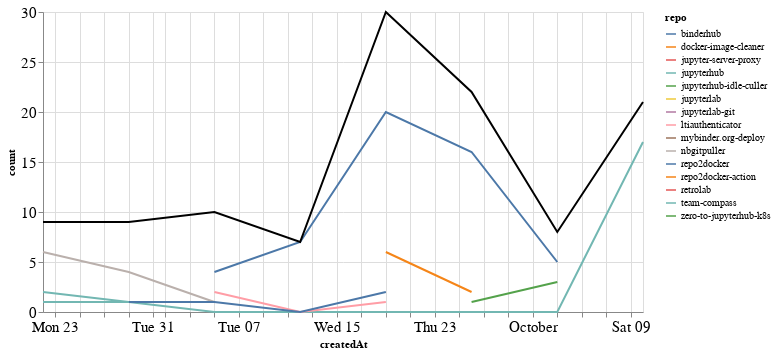

The notebook cell saved with this chart:
### Markdown cell above
### Comments

### Code cell
comments_time = comments.groupby('repo').resample('W', on='createdAt').count()['author'].reset_index()
comments_time = comments_time.rename(columns={'author': 'count'})
comments_time_total = comments_time.groupby('createdAt').agg({"count": "sum"}).reset_index()
ch1 = alt.Chart(comments_time, width=600).mark_line().encode(
    x='createdAt',
    y='count',
    color='repo',
    tooltip="repo"
)

ch2 = alt.Chart(comments_time_total, width=600).mark_line(color="black").encode(
    x='createdAt',
    y='count',
)

ch1 + ch2

### Figure 1 — Vega-Lite specification as saved in the notebook (floating-point values rounded to 4 significant figures)
{"config": {"axisLeft": {"labelFontSize": 15}, "axisBottom": {"labelFontSize": 15}}, "layer": [{"data": {"name": "data-87c63623a2ae3ea077fc8a49223be964"}, "mark": "line", "encoding": {"color": {"type": "nominal", "field": "repo"}, "tooltip": {"type": "nominal", "field": "repo"}, "x": {"type": "temporal", "field": "createdAt"}, "y": {"type": "quantitative", "field": "count"}}, "width": 600}, {"data": {"name": "data-c192b06c1ffcdd68468a9f4b29a8c8dc"}, "mark": {"type": "line", "color": "black"}, "encoding": {"x": {"type": "temporal", "field": "createdAt"}, "y": {"type": "quantitative", "field": "count"}}, "width": 600}], "$schema": "https://vega.github.io/schema/vega-lite/v4.8.1.json", "datasets": {"data-87c63623a2ae3ea077fc8a49223be964": [{"repo": "binderhub", "createdAt": "2021-09-05T00:00:00", "count": 4}, {"repo": "binderhub", "createdAt": "2021-09-12T00:00:00", "count": 7}, {"repo": "binderhub", "createdAt": "2021-09-19T00:00:00", "count": 20}, {"repo": "binderhub", "createdAt": "2021-09-26T00:00:00", "count": 16}, {"repo": "binderhub", "createdAt": "2021-10-03T00:00:00", "count": 5}, {"repo": "docker-image-cleaner", "createdAt": "2021-09-19T00:00:00", "count": 6}, {"repo": "docker-image-cleaner", "createdAt": "2021-09-26T00:00:00", "count": 2}, {"repo": "jupyter-server-proxy", "createdAt": "2021-08-29T00:00:00", "count": 2}, {"repo": "jupyterhub", "createdAt": "2021-08-22T00:00:00", "count": 2}, {"repo": "jupyterhub", "createdAt": "2021-08-29T00:00:00", "count": 1}, {"repo": "jupyterhub", "createdAt": "2021-09-05T00:00:00", "count": 0}, {"repo": "jupyterhub", "createdAt": "2021-09-12T00:00:00", "count": 0}, {"repo": "jupyterhub", "createdAt": "2021-09-19T00:00:00", "count": 0}, {"repo": "jupyterhub", "createdAt": "2021-09-26T00:00:00", "count": 0}, {"repo": "jupyterhub", "createdAt": "2021-10-03T00:00:00", "count": 0}, {"repo": "jupyterhub", "createdAt": "2021-10-10T00:00:00", "count": 17}, {"repo": "jupyterhub-idle-culler", "createdAt": "2021-09-26T00:00:00", "count": 1}, {"repo": "jupyterlab", "createdAt": "2021-10-10T00:00:00", "count": 1}, {"repo": "jupyterlab-git", "createdAt": "2021-10-10T00:00:00", "count": 3}, {"repo": "ltiauthenticator", "createdAt": "2021-09-05T00:00:00", "count": 2}, {"repo": "ltiauthenticator", "createdAt": "2021-09-12T00:00:00", "count": 0}, {"repo": "ltiauthenticator", "createdAt": "2021-09-19T00:00:00", "count": 1}, {"repo": "mybinder.org-deploy", "createdAt": "2021-09-26T00:00:00", "count": 2}, {"repo": "nbgitpuller", "createdAt": "2021-08-22T00:00:00", "count": 6}, {"repo": "nbgitpuller", "createdAt": "2021-08-29T00:00:00", "count": 4}, {"repo": "nbgitpuller", "createdAt": "2021-09-05T00:00:00", "count": 1}, {"repo": "repo2docker", "createdAt": "2021-08-29T00:00:00", "count": 1}, {"repo": "repo2docker", "createdAt": "2021-09-05T00:00:00", "count": 1}, {"repo": "repo2docker", "createdAt": "2021-09-12T00:00:00", "count": 0}, {"repo": "repo2docker", "createdAt": "2021-09-19T00:00:00", "count": 2}, {"repo": "repo2docker-action", "createdAt": "2021-09-19T00:00:00", "count": 1}, {"repo": "retrolab", "createdAt": "2021-09-05T00:00:00", "count": 2}, {"repo": "team-compass", "createdAt": "2021-08-22T00:00:00", "count": 1}, {"repo": "team-compass", "createdAt": "2021-08-29T00:00:00", "count": 1}, {"repo": "zero-to-jupyterhub-k8s", "createdAt": "2021-09-26T00:00:00", "count": 1}, {"repo": "zero-to-jupyterhub-k8s", "createdAt": "2021-10-03T00:00:00", "count": 3}], "data-c192b06c1ffcdd68468a9f4b29a8c8dc": [{"createdAt": "2021-08-22T00:00:00", "count": 9}, {"createdAt": "2021-08-29T00:00:00", "count": 9}, {"createdAt": "2021-09-05T00:00:00", "count": 10}, {"createdAt": "2021-09-12T00:00:00", "count": 7}, {"createdAt": "2021-09-19T00:00:00", "count": 30}, {"createdAt": "2021-09-26T00:00:00", "count": 22}, {"createdAt": "2021-10-03T00:00:00", "count": 8}, {"createdAt": "2021-10-10T00:00:00", "count": 21}]}}
